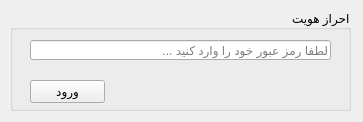
<?xml version="1.0" encoding="UTF-8"?>
<ui version="4.0">
 <class>Form</class>
 <widget class="QWidget" name="Form">
  <property name="geometry">
   <rect>
    <x>0</x>
    <y>0</y>
    <width>363</width>
    <height>122</height>
   </rect>
  </property>
  <property name="windowTitle">
   <string>احراز هویت</string>
  </property>
  <property name="layoutDirection">
   <enum>Qt::RightToLeft</enum>
  </property>
  <widget class="QGroupBox" name="groupBox">
   <property name="geometry">
    <rect>
     <x>10</x>
     <y>10</y>
     <width>341</width>
     <height>101</height>
    </rect>
   </property>
   <property name="title">
    <string>احراز هویت</string>
   </property>
   <widget class="QLineEdit" name="txtPassword">
    <property name="geometry">
     <rect>
      <x>20</x>
      <y>30</y>
      <width>301</width>
      <height>20</height>
     </rect>
    </property>
    <property name="placeholderText">
     <string>لطفا رمز عبور خود را وارد کنید ...</string>
    </property>
   </widget>
   <widget class="QPushButton" name="btnLogin">
    <property name="geometry">
     <rect>
      <x>20</x>
      <y>70</y>
      <width>75</width>
      <height>23</height>
     </rect>
    </property>
    <property name="text">
     <string>ورود</string>
    </property>
   </widget>
  </widget>
 </widget>
 <resources/>
 <connections/>
</ui>
